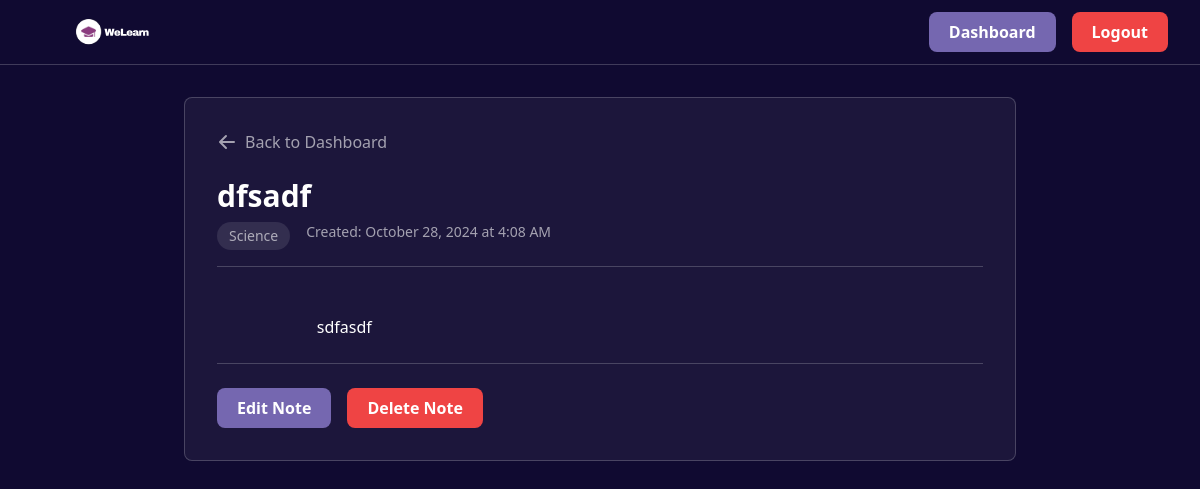
Screenshot of /view_note.php?id=1 (signed in) with the database file from the repository.
### tables this page shows
CREATE TABLE `notes` (
  `id` int(11) NOT NULL,
  `user_id` int(11) NOT NULL,
  `title` varchar(255) NOT NULL,
  `content` text NOT NULL,
  `category` varchar(50) NOT NULL,
  `created_at` datetime NOT NULL,
  `updated_at` datetime DEFAULT current_timestamp() ON UPDATE current_timestamp()
);

### view_note.php (the view, shortened to what this page needs)
<?php
require 'db.php';
try {
    $stmt = $conn->prepare("SELECT n.*, u.username as creator_name
                           FROM notes n
                           INNER JOIN users u ON n.user_id = u.id
                           WHERE n.id = ? AND n.user_id = ?");
    $stmt->bind_param("ii", $_GET['id'], $_SESSION['user_id']);
    $stmt->execute();
    $result = $stmt->get_result();
    $note = $result->fetch_assoc();
} catch (Exception $e) {
    header('Location: user.dashboard.php?error=' . urlencode('Error fetching note: ' . $e->getMessage()));
    exit();
}
?>
<!DOCTYPE html>
<html lang="en">
<head>
    <script src="https://cdn.tailwindcss.com"></script>
</head>
<body class="bg-[#100a31] min-h-screen text-white">
    <nav class="border-b border-white/20">
        <div class="max-w-7xl mx-auto px-4 sm:px-6 lg:px-8">
            <div class="flex justify-between items-center h-16">
                <div class="flex-shrink-0">
                    <img src="images/WeLearn.svg" alt="WeLearn" class="h-8">
                </div>
                <div class="flex gap-4">
                    <a href="user.dashboard.php" class="bg-[#7567B0] px-5 py-2 rounded-lg font-semibold hover:bg-[#6557A0] transition">Dashboard</a>
                    <a href="logout.php" class="bg-red-500 px-5 py-2 rounded-lg font-semibold hover:bg-red-600 transition">Logout</a>
                </div>
            </div>
        </div>
    </nav>
    <div class="max-w-4xl mx-auto px-4 sm:px-6 lg:px-8 py-8">
        <div class="bg-white/5 border border-white/20 rounded-lg p-8">
            <div class="mb-6">
                <a href="user.dashboard.php" class="text-white/60 hover:text-white flex items-center gap-2">
                    <svg xmlns="http://www.w3.org/2000/svg" class="h-5 w-5" viewBox="0 0 20 20" fill="currentColor">
                        <path fill-rule="evenodd" d="M9.707 16.707a1 1 0 01-1.414 0l-6-6a1 1 0 010-1.414l6-6a1 1 0 011.414 1.414L5.414 9H17a1 1 0 110 2H5.414l4.293 4.293a1 1 0 010 1.414z" clip-rule="evenodd" />
                    </svg>
                    Back to Dashboard
                </a>
            </div>
            <div class="space-y-6">
                <div class="border-b border-white/20 pb-4">
                    <h1 class="font-worksans text-3xl font-bold mb-2">
                        <?php echo htmlspecialchars($note['title']); ?>
                    </h1>
                    <div class="flex gap-4 text-white/60 text-sm">
                        <span class="bg-white/10 px-3 py-1 rounded-full">
                            <?php echo htmlspecialchars($note['category']); ?>
                        </span>
                        <span>
                            Created: <?php echo date('F j, Y \a\t g:i A', strtotime($note['created_at'])); ?>
                        </span>
                    </div>
                </div>
                <div class="prose prose-invert max-w-none">
                    <div class="whitespace-pre-wrap">
                        <?php echo htmlspecialchars($note['content']); ?>
                    </div>
                </div>
                <div class="flex gap-4 pt-6 border-t border-white/20">
    <a href="edit_note.php?id=<?php echo $note['id']; ?>"
       class="bg-[#7567B0] px-5 py-2 rounded-lg font-semibold hover:bg-[#6557A0] transition">
        Edit Note
    </a>
    <form action="delete_note.php" method="POST" class="inline" onsubmit="return confirm('Are you sure you want to delete this note? This action cannot be undone.');">
        <button type="submit"
                class="bg-red-500 px-5 py-2 rounded-lg font-semibold hover:bg-red-600 transition">
            Delete Note
        </button>
    </form>
</div>
            </div>
        </div>
    </div>
</body>
</html>

### rows the page displays
notes: title "dfsadf", category "Science", created_at "October 28, 2024 at 4:08 AM", content "sdfasdf"
